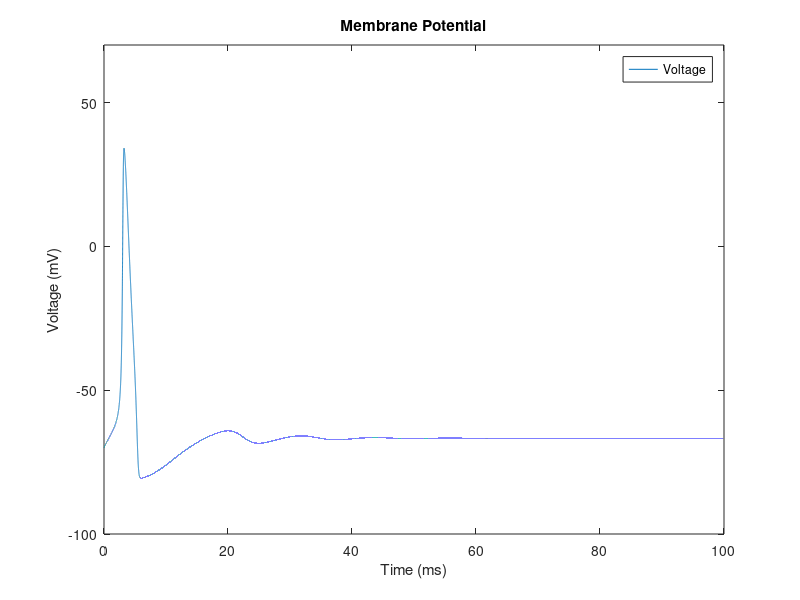
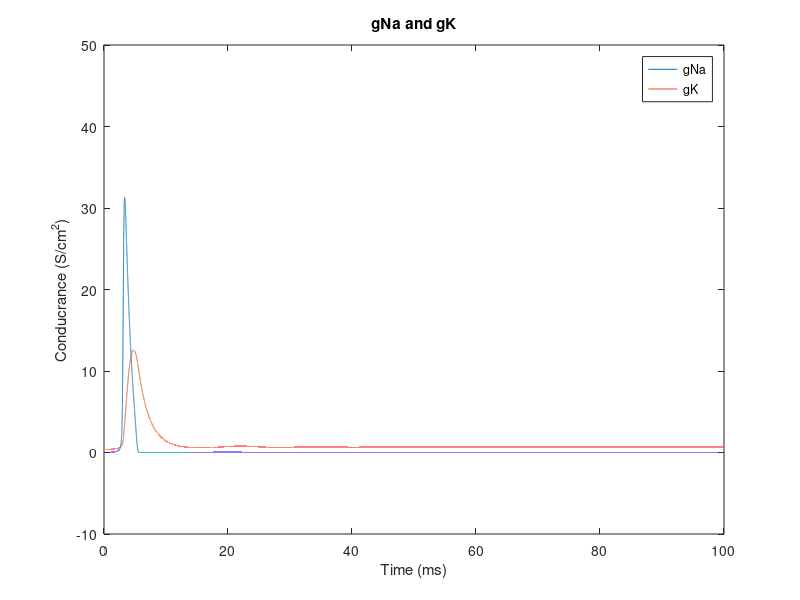

MATLAB code to generate these figures, in order:
%%%Define Time

steps = 0.001 ; %100,001 steps
time = 0:steps:100; %Total Simulation time: 100ms

%%%Constants

g_K_max = 36; %mS/cm^2
g_Na_max = 120; %mS/cm^2
g_L_max = 0.3; %mS/cm^2

E_K = -12; %mV
E_Na = 115; %mV
E_L = 10.6; %mV

V_rest = 0; %mV
C_m = 1; %uf/cm^2

%%%Initial Condition

%Calculate initial conditions based on V_rest
a_m = 0.1*((25-V_rest)/(exp((25-V_rest)/10) - 1));
B_m = 4*exp(-V_rest/18);
a_n = .01 * ((10-V_rest)/(exp((10-V_rest)/10)-1));
B_n = .125*exp(-V_rest/80);
a_h = .07*exp(-V_rest/20);
B_h = 1/(exp((30-V_rest)/10) + 1);

m_0 = a_m/(a_m+B_m);
n_0 = a_n/(a_n+B_n);
h_0 = a_h/(a_h+B_h);

%Create membrane potential vector and initialize first element to 0
V_m = zeros(size(time));
V_m(1) = 0;

%Calculate required values for the first iteration
m = m_0;
n = n_0;
h = h_0;

I_Na = m^3*g_Na_max*h*(V_m(1)-E_Na); 
I_K = n^4*g_K_max*(V_m(1)-E_K);
I_L = g_L_max*(V_m(1)-E_L);
I_ion = -I_Na - I_K - I_L;
    
g_Na_vec = zeros(size(time));
g_K_vec = zeros(size(time));
g_L_vec = zeros(size(time));

g_Na = m^3*h*g_Na_max;
g_K = n^4*g_K_max;
g_L = g_L_max;

g_Na_vec(1) = g_Na;
g_K_vec(1) = g_K;
g_L_vec(1) = g_L;

%%%Iterate + Eulers

%Start at second iteration since first iteration is already calculated
%based on initial conditions
for i = 2:length(time)

    %Eulers on membrane potential
    V_m(i) = V_m(i-1) + (steps*(I_ion / C_m));
    
    %Calculate Current
    I_Na = m^3*g_Na_max*h*(V_m(i)-E_Na); 
    I_K = n^4*g_K_max*(V_m(i)-E_K);
    I_L = g_L_max*(V_m(i)-E_L);
    
    %I_ion = I_Na - I_K - I_L; %Resting State
    I_ion = 5-I_Na - I_K - I_L; %Constant current DC
  
    a_m = 0.1*((25-V_m(i))/(exp((25-V_m(i))/10) - 1));
    B_m = 4*exp(-V_m(i)/18);
    a_n = .01 * ((10-V_m(i))/(exp((10-V_m(i))/10)-1));
    B_n = .125*exp(-V_m(i)/80);
    a_h = .07*exp(-V_m(i)/20);
    B_h = 1/(exp((30-V_m(i))/10) + 1);
    
    %Eulers on m,n,h variables
    m = m + (steps*(a_m*(1-m)-B_m*m));
    n = n + (steps*(a_n*(1-n)-B_n*n));
    h = h + (steps*(a_h*(1-h)-B_h*h));
    
    %Update conductances
    g_Na = m^3*h*g_Na_max;
    g_K = n^4*g_K_max;
    g_L = g_L_max;
    
    g_Na_vec(i) = g_Na;
    g_K_vec(i) = g_K;
    g_L_vec(i) = g_L;
end

%%%Plot

%Compensate for -70 mV since V_rest initialized as 0
V_m = V_m - 70;

figure
plot(time,V_m)
title('Membrane Potential');
legend('Voltage');
xlabel('Time (ms)') % x-axis label
ylabel('Voltage (mV)') % y-axis label
    
ylim([-100, 70]);

figure
plot(time, g_Na_vec, time, g_K_vec) 
axis([0, 100, -10, 50]);
title('gNa and gK');
legend('gNa','gK');
xlabel('Time (ms)') % x-axis label
ylabel('Conducrance (S/cm^2)') % y-axis label

